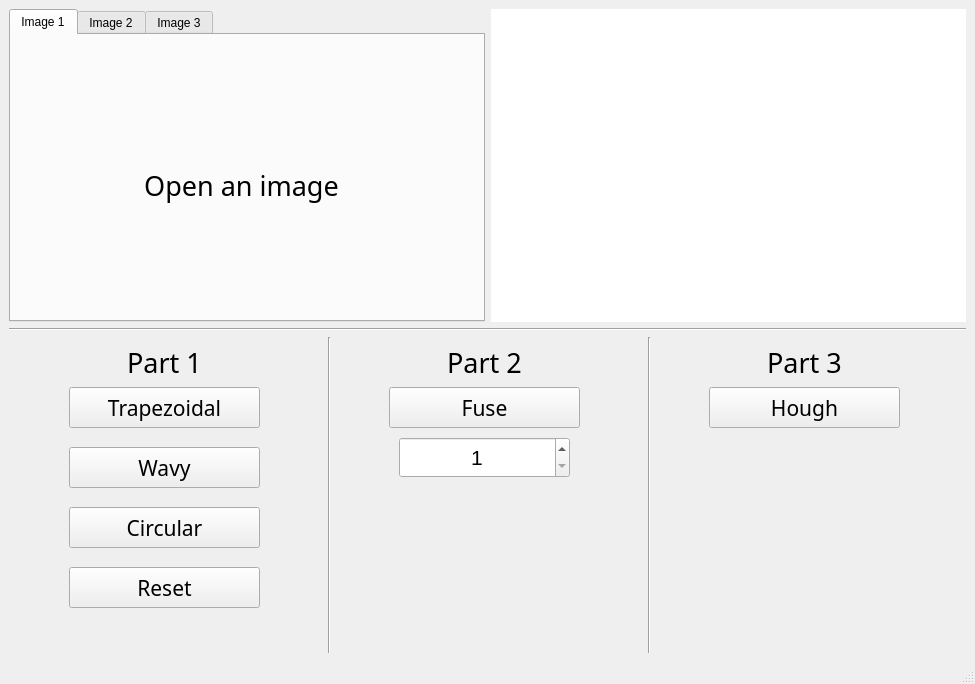
<?xml version="1.0" encoding="UTF-8"?>
<ui version="4.0">
 <class>MainWindow</class>
 <widget class="QMainWindow" name="MainWindow">
  <property name="geometry">
   <rect>
    <x>0</x>
    <y>0</y>
    <width>975</width>
    <height>684</height>
   </rect>
  </property>
  <property name="windowTitle">
   <string>MainWindow</string>
  </property>
  <widget class="QWidget" name="centralwidget">
   <layout class="QVBoxLayout" name="verticalLayout">
    <item>
     <layout class="QVBoxLayout" name="verticalLayout_2">
      <item>
       <layout class="QHBoxLayout" name="horizontalLayout">
        <item>
         <widget class="QTabWidget" name="tabWidget">
          <property name="sizePolicy">
           <sizepolicy hsizetype="Preferred" vsizetype="Fixed">
            <horstretch>0</horstretch>
            <verstretch>0</verstretch>
           </sizepolicy>
          </property>
          <property name="minimumSize">
           <size>
            <width>0</width>
            <height>313</height>
           </size>
          </property>
          <property name="cursor">
           <cursorShape>PointingHandCursor</cursorShape>
          </property>
          <property name="currentIndex">
           <number>0</number>
          </property>
          <widget class="MplCanvas" name="tab">
           <attribute name="title">
            <string>Image 1</string>
           </attribute>
           <widget class="QLabel" name="label_4">
            <property name="geometry">
             <rect>
              <x>0</x>
              <y>110</y>
              <width>461</width>
              <height>81</height>
             </rect>
            </property>
            <property name="font">
             <font>
              <family>Agency FB</family>
              <pointsize>20</pointsize>
             </font>
            </property>
            <property name="text">
             <string>Open an image</string>
            </property>
            <property name="alignment">
             <set>Qt::AlignCenter</set>
            </property>
           </widget>
          </widget>
          <widget class="MplCanvas" name="tab_2">
           <attribute name="title">
            <string>Image 2</string>
           </attribute>
           <widget class="QLabel" name="label_5">
            <property name="geometry">
             <rect>
              <x>0</x>
              <y>110</y>
              <width>461</width>
              <height>81</height>
             </rect>
            </property>
            <property name="font">
             <font>
              <family>Agency FB</family>
              <pointsize>20</pointsize>
             </font>
            </property>
            <property name="text">
             <string>Open an image</string>
            </property>
            <property name="alignment">
             <set>Qt::AlignCenter</set>
            </property>
           </widget>
          </widget>
          <widget class="MplCanvas" name="tab_3">
           <attribute name="title">
            <string>Image 3</string>
           </attribute>
           <widget class="QLabel" name="label_6">
            <property name="geometry">
             <rect>
              <x>0</x>
              <y>110</y>
              <width>461</width>
              <height>81</height>
             </rect>
            </property>
            <property name="font">
             <font>
              <family>Agency FB</family>
              <pointsize>20</pointsize>
             </font>
            </property>
            <property name="text">
             <string>Open an image</string>
            </property>
            <property name="alignment">
             <set>Qt::AlignCenter</set>
            </property>
           </widget>
          </widget>
         </widget>
        </item>
        <item>
         <widget class="MplCanvas" name="widget_precessed" native="true">
          <property name="sizePolicy">
           <sizepolicy hsizetype="Preferred" vsizetype="Fixed">
            <horstretch>0</horstretch>
            <verstretch>0</verstretch>
           </sizepolicy>
          </property>
          <property name="minimumSize">
           <size>
            <width>0</width>
            <height>313</height>
           </size>
          </property>
          <property name="cursor">
           <cursorShape>PointingHandCursor</cursorShape>
          </property>
          <property name="styleSheet">
           <string notr="true">background-color: rgb(255, 255, 255);</string>
          </property>
         </widget>
        </item>
       </layout>
      </item>
      <item>
       <widget class="Line" name="line_3">
        <property name="orientation">
         <enum>Qt::Horizontal</enum>
        </property>
       </widget>
      </item>
      <item>
       <layout class="QHBoxLayout" name="horizontalLayout_2">
        <item>
         <widget class="QWidget" name="widget_3" native="true">
          <widget class="QPushButton" name="pushButton_1">
           <property name="geometry">
            <rect>
             <x>60</x>
             <y>50</y>
             <width>191</width>
             <height>41</height>
            </rect>
           </property>
           <property name="font">
            <font>
             <family>Agency FB</family>
             <pointsize>16</pointsize>
            </font>
           </property>
           <property name="cursor">
            <cursorShape>PointingHandCursor</cursorShape>
           </property>
           <property name="text">
            <string>Trapezoidal</string>
           </property>
          </widget>
          <widget class="Line" name="line">
           <property name="geometry">
            <rect>
             <x>310</x>
             <y>0</y>
             <width>20</width>
             <height>331</height>
            </rect>
           </property>
           <property name="orientation">
            <enum>Qt::Vertical</enum>
           </property>
          </widget>
          <widget class="Line" name="line_2">
           <property name="geometry">
            <rect>
             <x>630</x>
             <y>0</y>
             <width>20</width>
             <height>331</height>
            </rect>
           </property>
           <property name="orientation">
            <enum>Qt::Vertical</enum>
           </property>
          </widget>
          <widget class="QLabel" name="label">
           <property name="geometry">
            <rect>
             <x>0</x>
             <y>10</y>
             <width>311</width>
             <height>31</height>
            </rect>
           </property>
           <property name="font">
            <font>
             <family>Agency FB</family>
             <pointsize>20</pointsize>
            </font>
           </property>
           <property name="text">
            <string>Part 1</string>
           </property>
           <property name="alignment">
            <set>Qt::AlignCenter</set>
           </property>
          </widget>
          <widget class="QLabel" name="label_3">
           <property name="geometry">
            <rect>
             <x>320</x>
             <y>10</y>
             <width>311</width>
             <height>31</height>
            </rect>
           </property>
           <property name="font">
            <font>
             <family>Agency FB</family>
             <pointsize>20</pointsize>
            </font>
           </property>
           <property name="text">
            <string>Part 2</string>
           </property>
           <property name="alignment">
            <set>Qt::AlignCenter</set>
           </property>
          </widget>
          <widget class="QLabel" name="label_7">
           <property name="geometry">
            <rect>
             <x>640</x>
             <y>10</y>
             <width>311</width>
             <height>31</height>
            </rect>
           </property>
           <property name="font">
            <font>
             <family>Agency FB</family>
             <pointsize>20</pointsize>
            </font>
           </property>
           <property name="text">
            <string>Part 3</string>
           </property>
           <property name="alignment">
            <set>Qt::AlignCenter</set>
           </property>
          </widget>
          <widget class="QPushButton" name="pushButton_2">
           <property name="geometry">
            <rect>
             <x>60</x>
             <y>110</y>
             <width>191</width>
             <height>41</height>
            </rect>
           </property>
           <property name="font">
            <font>
             <family>Agency FB</family>
             <pointsize>16</pointsize>
            </font>
           </property>
           <property name="cursor">
            <cursorShape>PointingHandCursor</cursorShape>
           </property>
           <property name="text">
            <string>Wavy</string>
           </property>
          </widget>
          <widget class="QPushButton" name="pushButton_3">
           <property name="geometry">
            <rect>
             <x>60</x>
             <y>170</y>
             <width>191</width>
             <height>41</height>
            </rect>
           </property>
           <property name="font">
            <font>
             <family>Agency FB</family>
             <pointsize>16</pointsize>
            </font>
           </property>
           <property name="cursor">
            <cursorShape>PointingHandCursor</cursorShape>
           </property>
           <property name="text">
            <string>Circular</string>
           </property>
          </widget>
          <widget class="QPushButton" name="pushButton_4">
           <property name="geometry">
            <rect>
             <x>60</x>
             <y>230</y>
             <width>191</width>
             <height>41</height>
            </rect>
           </property>
           <property name="font">
            <font>
             <family>Agency FB</family>
             <pointsize>16</pointsize>
            </font>
           </property>
           <property name="cursor">
            <cursorShape>PointingHandCursor</cursorShape>
           </property>
           <property name="text">
            <string>Reset</string>
           </property>
          </widget>
          <widget class="QPushButton" name="pushButton_5">
           <property name="geometry">
            <rect>
             <x>380</x>
             <y>50</y>
             <width>191</width>
             <height>41</height>
            </rect>
           </property>
           <property name="font">
            <font>
             <family>Agency FB</family>
             <pointsize>16</pointsize>
            </font>
           </property>
           <property name="cursor">
            <cursorShape>PointingHandCursor</cursorShape>
           </property>
           <property name="text">
            <string>Fuse</string>
           </property>
          </widget>
          <widget class="QPushButton" name="pushButton_6">
           <property name="geometry">
            <rect>
             <x>700</x>
             <y>50</y>
             <width>191</width>
             <height>41</height>
            </rect>
           </property>
           <property name="font">
            <font>
             <family>Agency FB</family>
             <pointsize>16</pointsize>
            </font>
           </property>
           <property name="cursor">
            <cursorShape>PointingHandCursor</cursorShape>
           </property>
           <property name="text">
            <string>Hough</string>
           </property>
          </widget>
          <widget class="QSpinBox" name="spinBox_db">
           <property name="geometry">
            <rect>
             <x>390</x>
             <y>100</y>
             <width>171</width>
             <height>41</height>
            </rect>
           </property>
           <property name="font">
            <font>
             <pointsize>16</pointsize>
            </font>
           </property>
           <property name="alignment">
            <set>Qt::AlignCenter</set>
           </property>
           <property name="minimum">
            <number>1</number>
           </property>
           <property name="maximum">
            <number>5</number>
           </property>
           <property name="value">
            <number>1</number>
           </property>
          </widget>
         </widget>
        </item>
       </layout>
      </item>
     </layout>
    </item>
   </layout>
  </widget>
  <widget class="QStatusBar" name="statusbar"/>
 </widget>
 <customwidgets>
  <customwidget>
   <class>MplCanvas</class>
   <extends>QWidget</extends>
   <header>mplcanvas</header>
   <container>1</container>
  </customwidget>
 </customwidgets>
 <resources/>
 <connections/>
</ui>
